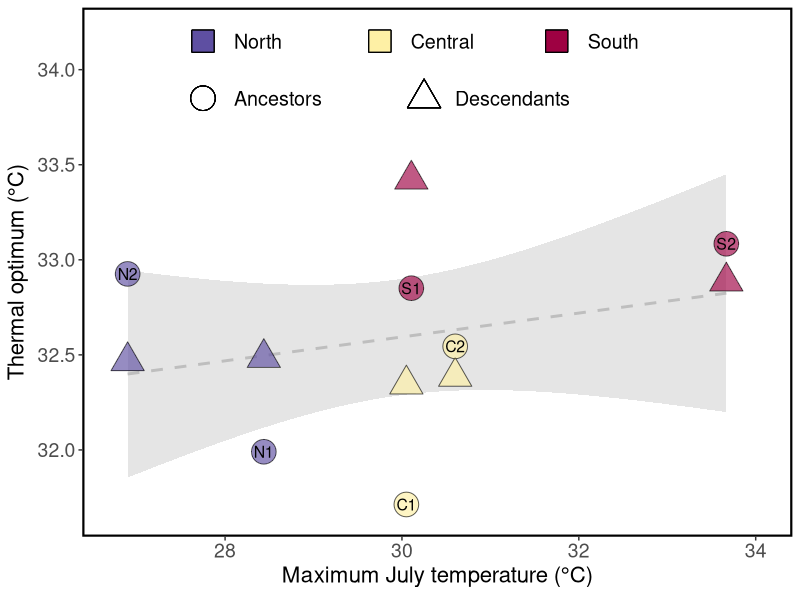
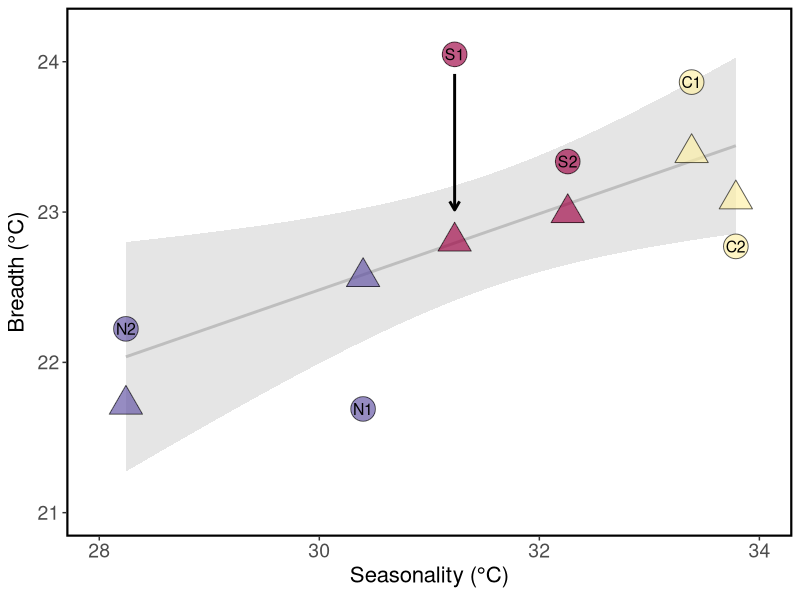

These figures' R source, in order: (Note: this script raises an error after producing the figures.)

#### PROJECT: Mimulus cardinalis TPC project
#### PURPOSE: Determine if TPC parameters are 
####          correlated with climatic data 
#### AUTHOR: Rachel Wooliver
#### DATE LAST MODIFIED: 2020-02-15 by rcw


###########################
# load packages and specify settings
###########################
library(ggplot2)
library(tidyverse)
theme_set(theme_bw())


###########################
# read in the data
###########################
popBayes_params <- read.csv("Analysis output/group_mean_params_av.csv") # these are the parameters for the group-level Bayes model of family-averaged data
avJMT <- read.csv("Processed data/average JMT by pop.csv") # population-averaged july max temp with recent anomalies
avS <- read.csv("Processed data/average seasonality by pop.csv") # population-averaged seasonality with recent anomalies



###########################
# add JMT and seasonality means and mean anomalies to tpc parameter dataset
###########################
pop_params <- popBayes_params
pop_params$meanJMT <- rep(avJMT$meanJMT, 2)
pop_params$devJMT <- rep(avJMT$avDevJMT, 2)
pop_params$meanS <- rep(avS$meanS, 2)
pop_params$devS <- rep(avS$avDevS, 2)


###########################
# add region and redo region, year, and population columns as factors
###########################
pop_params$reg <- rep(rep(c("N", "C", "S"), each=2),2)
pop_params$reg <- as.factor(pop_params$reg)
pop_params$reg <- factor(pop_params$reg, levels(pop_params$reg)[c(2,1,3)])
pop_params$year <- as.factor(pop_params$year)
pop_params$Pop <- as.factor(pop_params$Pop)
pop_params$Pop <- factor(pop_params$Pop, levels(pop_params$Pop)[rev(c(3,4,1,2,5,6))])


###########################
# shapes for years
# 2010=circle, 2017=triangle
###########################
shapes <- c(21,24)


###########################
# create datasets by year
###########################
dat2010 <- pop_params[which(pop_params$year==2010),]
dat2017 <- pop_params[which(pop_params$year==2017),]







##################################################################
##### Fig 3 of TPC manuscript
##################################################################
palpha <- 0.65 # alpha of points
psize <- 8 # size of points
tsize <- 4 # size of population text
############################
# is topt related to historical July max temps? 
# test of divergence across space
############################

# model of topt across historical July max temps
# no effects of JMT, year, or their interaction
mod <- lm(maximaBT~meanJMT*year, data=pop_params)
anova(mod)
shapiro.test(residuals(mod)) # normally distributed residuals

# remove year from model
mod <- lm(maximaBT~meanJMT, data=pop_params)
anova(mod) # df=1,10; ss=0.20412; msq=0.20412;  f=0.9029; p=0.3644
round(summary(mod)$adj.r.squared,digits=3) # rsqadj=-0.009
round(as.data.frame(summary(mod)$coefficients)$Estimate[2],digits=3) # b=0.063
shapiro.test(residuals(mod)) # normally distributed residuals

# remove temp from model
mod <- lm(maximaBT~year, data=pop_params)
anova(mod) # df=1,10; ss=0.06488; msq=0.06488;  f=0.2703; p=0.6144
round(summary(mod)$adj.r.squared,digits=3) # rsqadj=-0.071
round(as.data.frame(summary(mod)$coefficients)$Estimate[2],digits=3) # b=0.147
shapiro.test(residuals(mod)) # normally distributed residuals



# plot
plot1Bayes <- ggplot(dat2010, aes(x=meanJMT, y=maximaBT)) + 
  geom_smooth(data=pop_params, method="lm", se=T, color="gray", fill="gray", size=1, alpha=0.4, linetype=2) + 
  geom_point(data=dat2017, aes(fill=reg), shape=shapes[2], color="black", size=psize, alpha=palpha) +
  geom_point(aes(fill=reg, shape=year), color="black", size=psize, alpha=palpha) + 
  guides(size = FALSE, fill=FALSE, shape=FALSE) +
  scale_fill_manual(values=c("#5E4FA2", "#FEF0A5", "#9E0142")) +
  scale_shape_manual(values=c(shapes)[1]) +
  labs(y=expression(paste("Thermal optimum (°C)")),
       x=expression(paste("Maximum July temperature (°C)"))) +
  annotate("text", label = c("North", "Central", "South"), y = 34.15, x = c(28.1,30.1,32.1), size = 5, colour = "black", hjust = 0) +
  geom_point(aes(y=34.15, x=27.75), shape=22, size=8, fill="#5E4FA2") +
  geom_point(aes(y=34.15, x=29.75), shape=22, size=8, fill="#FEF0A5") +
  geom_point(aes(y=34.15, x=31.75), shape=22, size=8, fill="#9E0142") +
  annotate("text", label = c("Ancestors", "Descendants"), y = 33.85, x = c(28.1,30.6), size = 5, colour = "black", hjust = 0) +
  geom_point(aes(y=33.85, x=27.75), shape=shapes[1], size=8) +
  geom_point(aes(y=33.85, x=30.25), shape=shapes[2], size=8) +
  xlim(c(26.75,34.05)) + ylim(c(31.67,34.2)) +
  theme_bw() +
  theme(axis.text=element_text(size=14), axis.title=element_text(size=16),
        legend.position = "none", panel.border = element_rect(colour = "black", fill=NA, size=1.5),
        strip.background = element_rect(colour=NA, fill=NA),
        strip.text.x = element_text(size=20, face="bold"),
        panel.grid.major = element_blank(), panel.grid.minor = element_blank()) +
  annotate("text", label = c("N1", "N2", "C1", "C2", "S1", "S2"), y = dat2010$maximaBT, x = dat2010$meanJMT, size = tsize, colour = "black")
  
  
  plot1Bayes
  
  
  


############################
# is B50 related to seasonality? 
# test of divergence across space
############################

# model of B50 across seasonality
# B50 increases with seasonality
# no effect of year or interaction between seasonality and year
mod <- lm(B50~meanS*year, data=pop_params)
anova(mod) 

# remove cohort
mod <- lm(B50~meanS, data=pop_params)
anova(mod) # df=1,10; ss=2.7252 ; msq=2.72523  ;  f=7.9093  ; p=0.0184
round(summary(mod)$adj.r.squared,digits=3) # rsqadj=0.386
round(as.data.frame(summary(mod)$coefficients)$Estimate[2],digits=3) # b=0.253
shapiro.test(residuals(mod)) # normally distributed residuals

# remove seasonality
mod <- lm(B50~year, data=pop_params)
anova(mod) # df=1,10; ss=0.1564  ; msq=0.15643    ;  f=0.2601   ; p=0.6211
round(summary(mod)$adj.r.squared,digits=3) # rsqadj= -0.072
round(as.data.frame(summary(mod)$coefficients)$Estimate[2],digits=3) # b= -0.228
shapiro.test(residuals(mod)) # normally distributed residuals


# plot
arrs <- data.frame(x=dat2010$meanS,
                   xend=dat2017$meanS,
                   y=dat2010$B50 + c(0,0,0,0,-0.13,0),
                   yend=dat2017$B50 + c(0,0,0,0,0.21,0))

plot2bBayes <- ggplot(dat2010, aes(x=meanS, y=B50)) + 
  geom_smooth(data=pop_params, method="lm", se=T, color="gray", fill="gray", size=1, alpha=0.4, linetype=1) +
  geom_point(data=dat2017, aes(fill=reg), shape=shapes[2], color="black", size=psize, alpha=palpha) +
  geom_segment(data = arrs[5,], aes(x=x, xend=xend, y=y, yend=yend), size = 1, color="black",
               arrow = arrow(length = unit(0.25, "cm"))) +
  xlim(c(28,34)) +
  ylim(c(21,24.2)) +
  geom_point(aes(fill=reg, shape=year), color="black", size=psize, alpha=palpha) + 
  guides(size = FALSE, fill=FALSE, shape=FALSE) +
  scale_fill_manual(values=c("#5E4FA2", "#FEF0A5", "#9E0142")) +
  scale_shape_manual(values=c(shapes)[1]) +
  labs(y=expression(paste("Breadth (°C)")),
       x=expression(paste("Seasonality (°C)"))) +
  theme(axis.text=element_text(size=14),
        axis.title.y=element_text(size=16),
        axis.title.x = element_text(size=16),
        #axis.text.y=element_blank(),
        legend.position = "none", 
        panel.border = element_rect(colour = "black", fill=NA, size=1.5),
        strip.background = element_rect(colour=NA, fill=NA),
        strip.text.x = element_text(size=20, face="bold"),
        panel.grid.major = element_blank(), 
        panel.grid.minor = element_blank()) +
  annotate("text", label = c("N1", "N2", "C1", "C2", "S1", "S2"), y = dat2010$B50, x = dat2010$meanS, size = tsize, colour = "black")


plot2bBayes





# plot climate vs. tpc parameter regressions 
# export tpc plot
ggsave("Figures/Figure 4.png", 
       ggarrange(plot1Bayes, plot2bBayes, ncol=2, nrow=1, labels = c("A","B"), font.label = list(size=18)), 
       height=4.5, width=10, dpi=600)

figure <- ggarrange(plot1Bayes, plot2bBayes, ncol=2, nrow=1, labels = c("A","B"), font.label = list(size=18))
pdf("Figures/Figure 4.pdf", height=4.5, width=10)
figure
dev.off()


